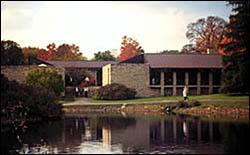
#> input picture dataset/1.jpg, 250 x 155 px; its folder holds only this picture in this run
$ python dataProcess.py
#> lines starting #> are read from the running program, lines starting #| are printed output that depends on the picture
### mySift1.py
import cv2
import numpy as np


def getGrad(img0):
    img = cv2.GaussianBlur(img0, ksize=(7,7), sigmaX=1.03) * 1.0
    cannyKerX = np.array([[-3,-10,-3],
                            [0,0,0],
                            [3,10,3]])
    cannyKerY = np.array([[-3,0,3],
                            [-10,0,10],
                            [-3,0,3]])
    grad_x = cv2.filter2D(img, ddepth=-1, kernel=cannyKerX, anchor=(-1,-1)) / 16
    grad_y = cv2.filter2D(img, ddepth=-1, kernel=cannyKerY, anchor=(-1,-1)) / 16
    grad_norm = np.power(np.add(np.power(grad_x, 2), np.power(grad_y, 2)) ,0.5)
    grad_direct = np.arctan(np.divide(grad_y, np.add(grad_x, 0.000001)))
    M = grad_norm.shape[0]
    N = grad_norm.shape[1]
    for i in range(M):
        for j in range(N):
            if grad_x[i,j] < 0:
                grad_direct[i,j] = grad_direct[i,j] + np.pi
            if grad_direct[i,j] < 0:
                grad_direct[i,j] = grad_direct[i,j] + (np.pi*2)
    tmpimg = np.array(img0)
    # cv2.imshow("grayImg", tmpimg)
    # cv2.waitKey(0)
    for i in range(0,M,10):
        for j in range(0,N,10):
            endx = i + int(np.cos(grad_direct[i,j])*5)
            endy = j + int(np.sin(grad_direct[i,j])*5)
            tmpimg = cv2.line(tmpimg, (j,i), (endy,endx), 255)
    # cv2.imshow("theGrad", tmpimg)
    # cv2.waitKey(0)
    return grad_norm, grad_direct

def subGraph(img, direct, x, y, main_direct):
    N = img.shape[0]
    M = img.shape[1]
    ret = np.zeros((16, 16))
    ret2 = np.zeros((16, 16))
    for i in range(-8,8):
        for j in range(-8,8):
            r = np.power((np.power(i,2) + np.power(j,2)), 0.5)
            theta = np.arctan(j * 1.0 / (i + 0.000001))
            if i < 0:
                theta += np.pi
            if theta < 0:
                theta += (np.pi * 2)
            theta += main_direct
            if theta > (np.pi * 2):
                theta -= (np.pi * 2)
            rx = x * 1.0 + r * np.cos(theta)
            ry = y * 1.0 + r * np.sin(theta)
            rx = min(int(np.rint(rx)), N-1)
            rx = max(rx, 0)
            ry = min(int(np.rint(ry)), M-1)
            ry = max(ry, 0)
            ret[i+8, j+8] = img[rx, ry]
            ret2[i+8, j+8] = direct[rx, ry] - main_direct
            if ret2[i+8, j+8] < 0:
                ret2[i+8, j+8] = ret2[i+8, j+8] + (np.pi * 2)
    return ret, ret2

def getKPandDES(img, MaxCorner):
    M = img.shape[0]
    N = img.shape[1]
    kp = cv2.goodFeaturesToTrack(img, maxCorners=MaxCorner,
        qualityLevel=0.03, minDistance=10)
    kp = kp.tolist()
    MaxCorner = len(kp)
    des = np.zeros((MaxCorner, 128))
    grad_norm, grad_direct = getGrad(img)
    main_direct_list = [0.0] * MaxCorner
    for ip in range(MaxCorner):
        p = kp[ip]
        y = int(p[0][0])
        x = int(p[0][1])
        if ((x - 8 < 1) or (x + 8 > M - 1)
            or (y - 8 < 1) or (y + 8 > N - 1)):
            continue
        sub_norm = np.array(grad_norm[x-8:x+8,y-8:y+8])
        sub_direct = np.array(grad_direct[x-8:x+8,y-8:y+8])
        main_direct_bin = np.zeros((1,36))
        for i in range(16):
            for j in range(16):
                ind = int(sub_direct[i,j] * 18 / np.pi)
                main_direct_bin[0,ind] += sub_norm[i,j]
        main_direct = np.argmax(main_direct_bin) * (np.pi/18) + (np.pi/36)
        sub_norm, sub_direct = subGraph(grad_norm, grad_direct, x, y, main_direct)
        main_direct_list[ip] = main_direct
        deslist = [0.0] * 128
        for i in range(16):
            for j in range(16):
                ind = (((i // 4) * 4) + (j // 4)) * 8
                ind += int(sub_direct[i,j] * 4 / np.pi)
                deslist[ind] += sub_norm[i,j]
        des[ip,:] = np.reshape(np.array(deslist), (1,128))
    img_tmp = np.array(img)
    for ip in range(MaxCorner):
        begy = int(kp[ip][0][0])
        begx = int(kp[ip][0][1])
        endy = begy + int(30 * np.sin(main_direct_list[ip]))
        endx = begx + int(30 * np.cos(main_direct_list[ip]))
        img_tmp = cv2.line(img_tmp, (begy, begx), (endy, endx), 255, 2)
    # cv2.imshow("Direction", img_tmp)
    # cv2.waitKey(0)
    kplist = []
    for i in range(MaxCorner):
        x = kp[i][0][0]
        y = kp[i][0][1]
        kplist.append(cv2.KeyPoint(x, y, _size=grad_norm[int(y),int(x)]))
    return kplist, np.array(des, dtype=np.float32)

def getIMGpyramid(img):
    res = [img]
    M = img.shape[0]
    N = img.shape[1]
    minMN = min(M, N)
    maxMN = max(M, N)
    while minMN >= 96:
        nxt = cv2.resize(res[-1], (0,0), fx=0.8, fy=0.8)
        res.append(nxt)
        M = res[-1].shape[0]
        N = res[-1].shape[1]
        minMN = min(M, N)
    while maxMN <= 960:
        nxt = cv2.resize(res[0], (0,0), fx=1.25, fy=1.25)
        res.insert(0, nxt)
        M = res[0].shape[0]
        N = res[0].shape[1]
        maxMN = max(M, N)
    return res

# [25 lines left out: function drawKPDES, not called in this run]

### dataProcess.py
import cv2
import numpy as np
from mySift1 import *
import os
import pickle as pk

def getValidFileName(s):
    l = []
    for c in s:
        if ((c >= '0' and c <= '9') or
            (c >= 'a' and c <= 'z') or (c >= 'A' and c <= 'Z')):
            l.append(c)
    return ''.join(l)

def siftOnGraph(imgName):
#> called with imgName = './dataset/1.jpg'
    print("Processing {0} ...".format(imgName))
    img_data_color = cv2.imread(imgName, cv2.IMREAD_COLOR)
#> img_data_color is the input picture: shape (155, 250, 3); mean B, G, R 95.5, 102.7, 113.7
    img_data = cv2.imread(imgName, cv2.IMREAD_GRAYSCALE)
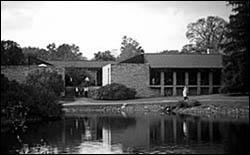
#> img_data: shape (155, 250); min 0, max 255, mean 105.2
    dataImgL = getIMGpyramid(img_data)
#> the loop in getIMGpyramid, `while minMN >= 96:` made 3 passes
#> pass 1, in getIMGpyramid, `nxt = cv2.resize(res[-1], (0,0), fx=0.8, fy=0.8)`:
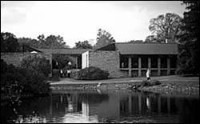
#> nxt: shape (124, 200); min 0, max 255, mean 104.9
#> pass 3, in getIMGpyramid, `nxt = cv2.resize(res[-1], (0,0), fx=0.8, fy=0.8)`:
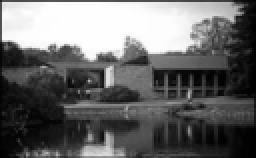
#> nxt: shape (79, 128) (shown 2 times larger); min 0, max 255, mean 104.6
#> after the loop in getIMGpyramid, `while minMN >= 96:`: res = 4 items
#> the loop in getIMGpyramid, `while maxMN <= 960:` made 7 passes
#> pass 1, in getIMGpyramid, `nxt = cv2.resize(res[0], (0,0), fx=1.25, fy=1.25)`:
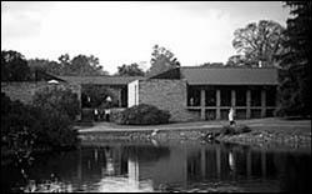
#> nxt: shape (194, 312); min 0, max 255, mean 105.1
#> pass 2, in getIMGpyramid, `nxt = cv2.resize(res[0], (0,0), fx=1.25, fy=1.25)`:
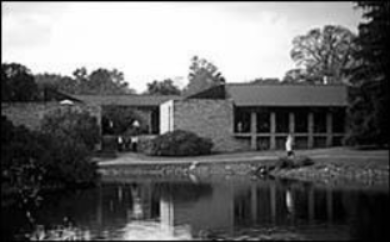
#> nxt: shape (242, 390); min 0, max 255, mean 105.1
#> after the loop in getIMGpyramid, `while maxMN <= 960:`: res = 11 items
#> dataImgL = 11 items
    KPDESlist = []
    for j in range(len(dataImgL)):
        img_data = dataImgL[j]
        kp2, des2 = getKPandDES(img_data, 200)
        kp2list = []
        for k in range(len(kp2)):
            kp2list.append((kp2[k].pt[0], kp2[k].pt[1], kp2[k].size))
        KPDESlist.append({"kp":kp2list, "des":des2, "gsize":img_data.shape})
#> this loop made 1 pass
#> MaxCorner in getKPandDES on pass 1: 200
#> pass 1, in getGrad, `grad_x = cv2.filter2D(img, ddepth=-1, kernel=cannyKerX, anchor=(-1,-1)..`:
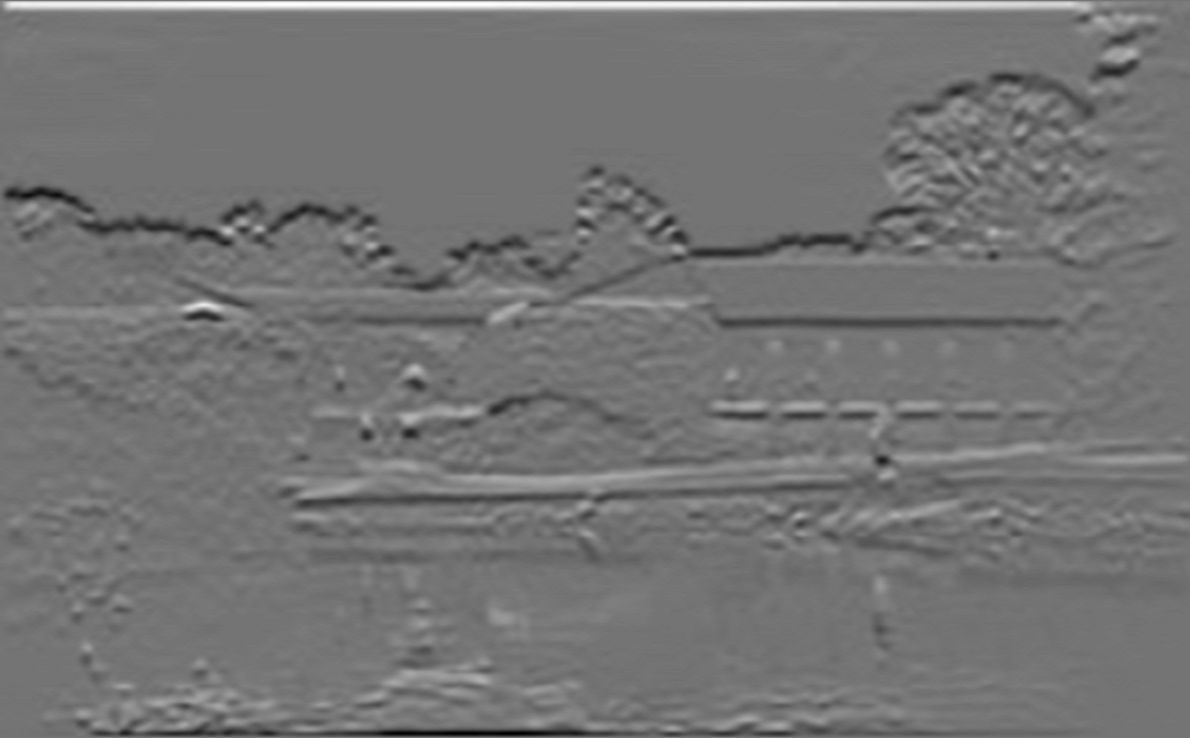
#> grad_x: shape (738, 1190) float64; min -53, max 63, mean 0; drawn with min black and max white
#> pass 1, in getGrad, `grad_y = cv2.filter2D(img, ddepth=-1, kernel=cannyKerY, anchor=(-1,-1)..`:
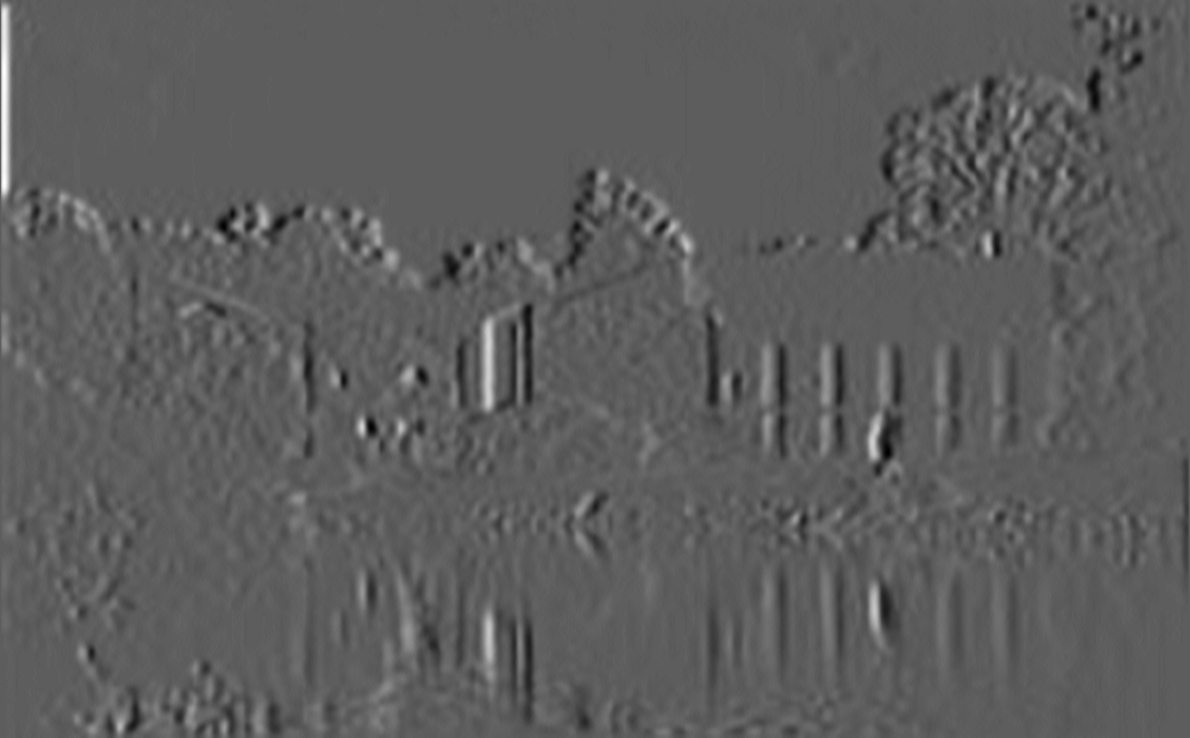
#> grad_y: shape (738, 1190) float64; min -36.44, max 63, mean 0; drawn with min black and max white
#> after the loop, KPDESlist = []
    pkname = os.path.join("./dataset", getValidFileName(imgName))
    pkfile = open(pkname+".pkl", "wb")
    ob = {"img":img_data_color, "filename":imgName, "KPDESlist":KPDESlist}
    pk.dump(ob, pkfile)
    pkfile.close()

if __name__=="__main__":
    rootPath = "./dataset"
    for dirpath, dirnames, filenames in os.walk(rootPath):
        for filename in filenames:
            filename = os.path.join(dirpath, filename)
#> (the run stopped early here; a loop or call above may not have finished)

$ run again, on dataset/5.jpg
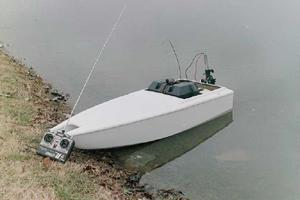
#> input picture dataset/5.jpg, 300 x 200 px
#> in siftOnGraph, img_data_color is the input picture: shape (200, 300, 3); mean B, G, R 142.1, 147.2, 146.9
#> after the loop in getIMGpyramid, `while minMN >= 96:`: res = 5 items
#> after the loop in getIMGpyramid, `while maxMN <= 960:`: res = 11 items
#> the loop in siftOnGraph, `for j in range(len(dataImgL)):` made 1 pass
#> MaxCorner in getKPandDES on pass 1: 200
#> pass 1, in getGrad, `grad_x = cv2.filter2D(img, ddepth=-1, kernel=cannyKerX, anchor=(-1,-1)..`:
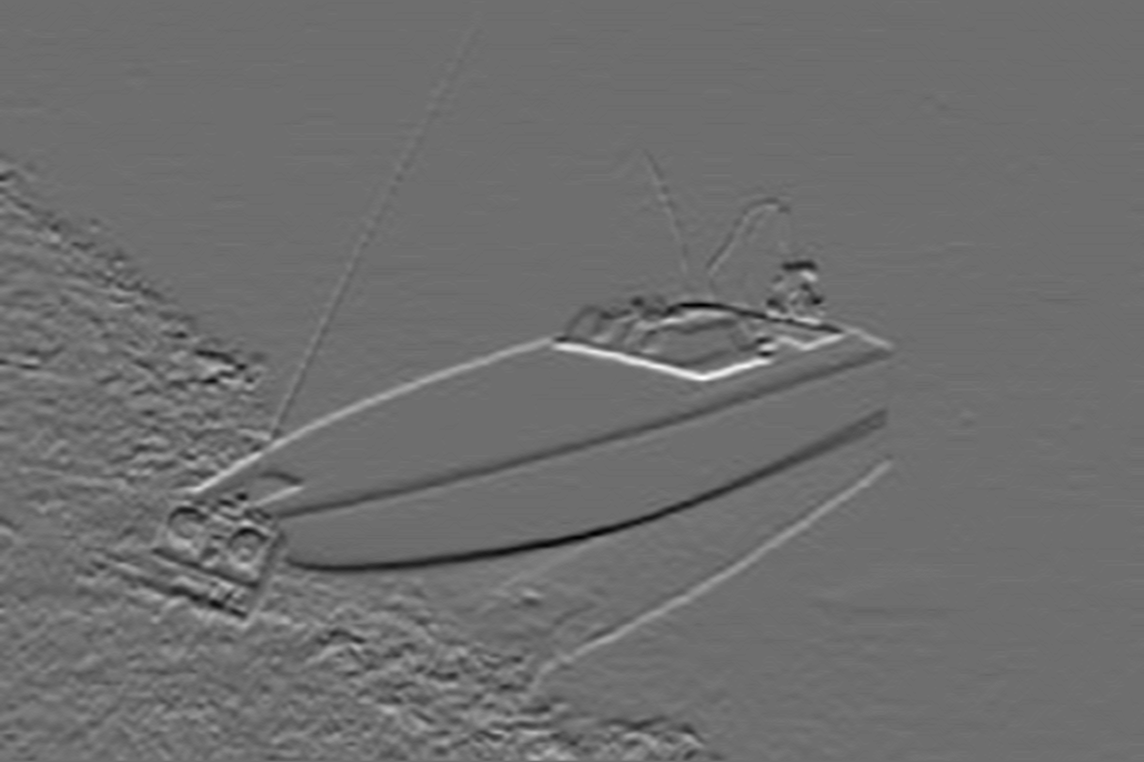
#> grad_x: shape (762, 1144) float64; min -42, max 54.62, mean -0.1; drawn with min black and max white
#> pass 1, in getGrad, `grad_y = cv2.filter2D(img, ddepth=-1, kernel=cannyKerY, anchor=(-1,-1)..`:
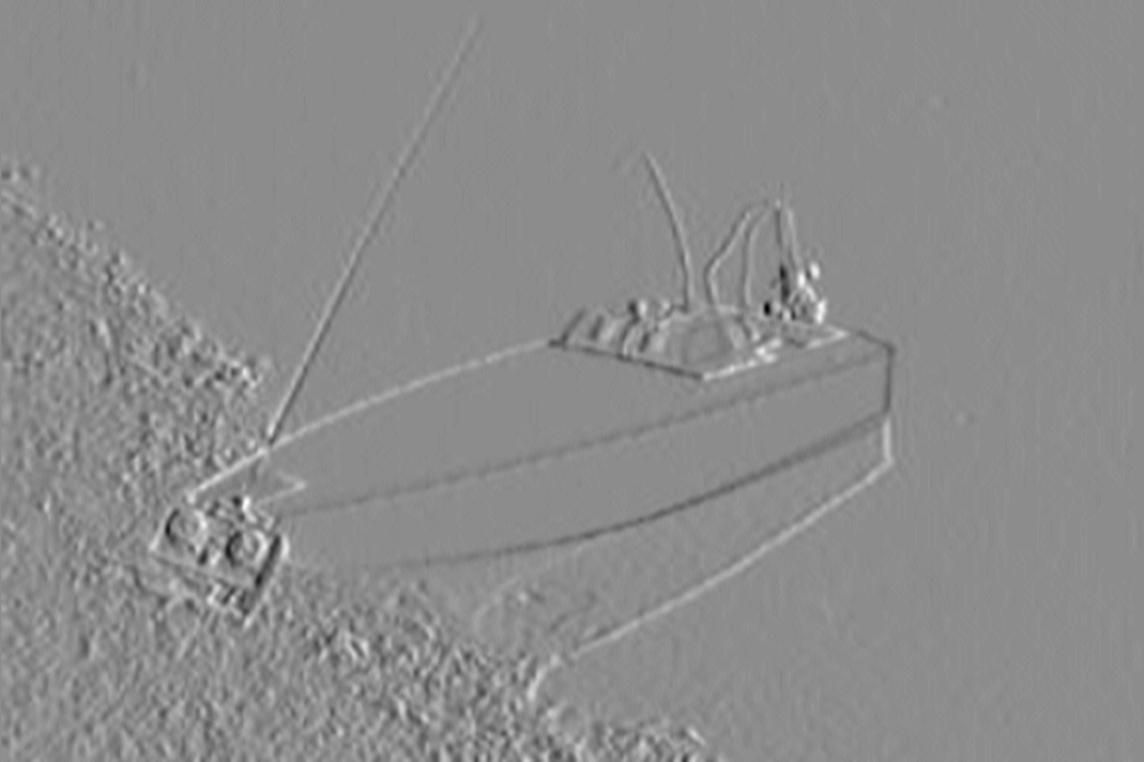
#> grad_y: shape (762, 1144) float64; min -42.81, max 34.81, mean 0; drawn with min black and max white
#> after the loop in siftOnGraph, `for j in range(len(dataImgL)):`: KPDESlist = []

$ run again, on dataset/2.jpg
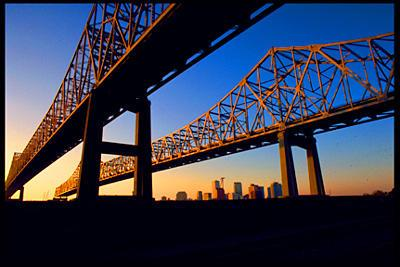
#> input picture dataset/2.jpg, 400 x 267 px
#> in siftOnGraph, img_data_color is the input picture: shape (267, 400, 3); mean B, G, R 79.7, 60.2, 55.7
#> after the loop in getIMGpyramid, `while minMN >= 96:`: res = 6 items
#> after the loop in getIMGpyramid, `while maxMN <= 960:`: res = 10 items
#> the loop in siftOnGraph, `for j in range(len(dataImgL)):` made 1 pass
#> MaxCorner in getKPandDES on pass 1: 200
#> pass 1, in getGrad, `img = cv2.GaussianBlur(img0, ksize=(7,7), sigmaX=1.03) * 1.0`:
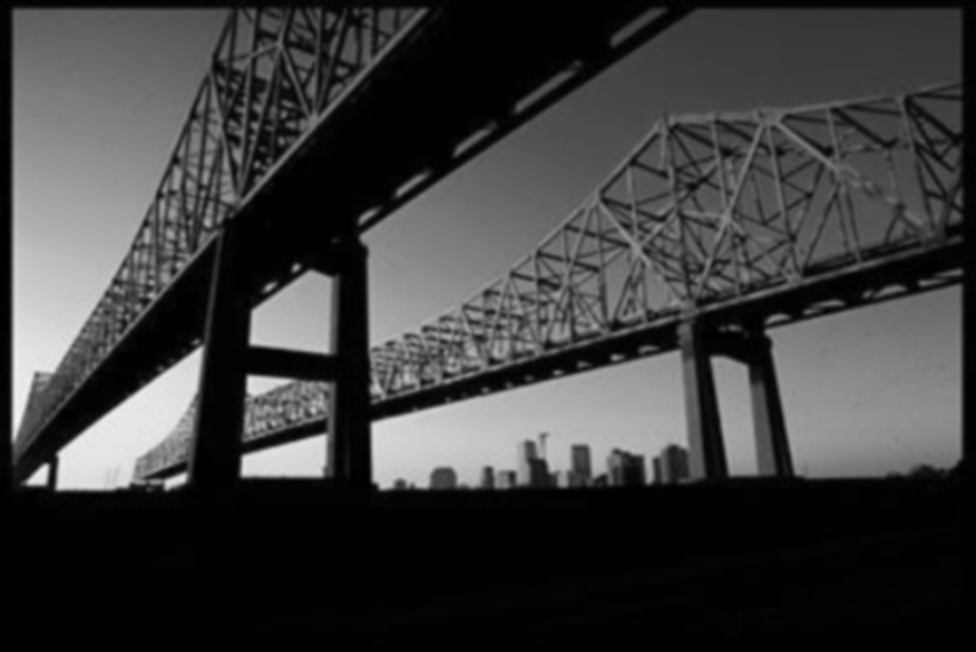
#> img: shape (652, 976) float64; min 0, max 243, mean 60.5
#> pass 1, in getGrad, `grad_y = cv2.filter2D(img, ddepth=-1, kernel=cannyKerY, anchor=(-1,-1)..`:
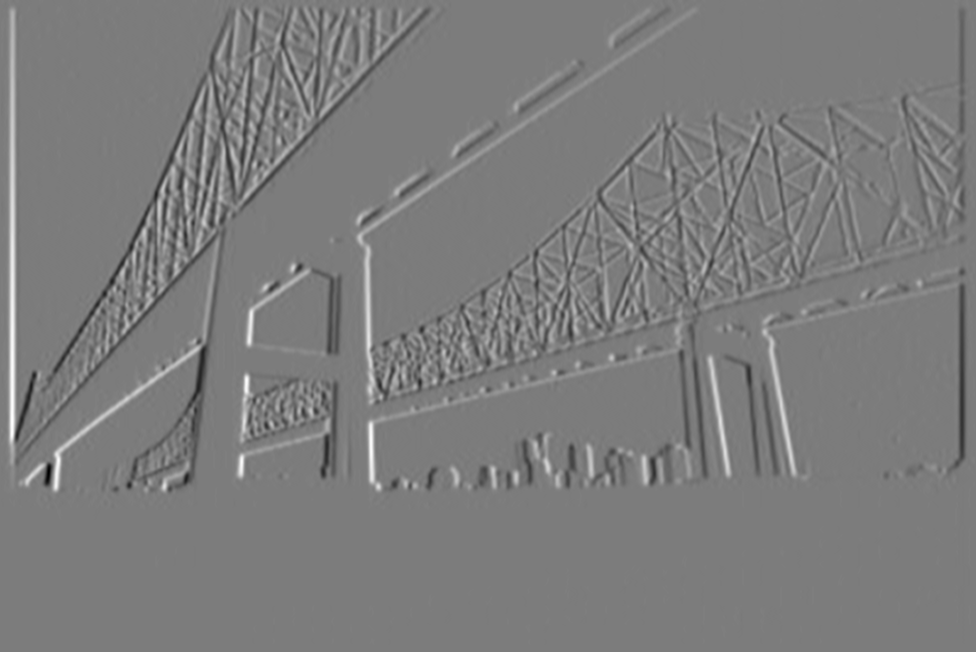
#> grad_y: shape (652, 976) float64; min -89, max 93, mean 0; drawn with min black and max white
#> after the loop in siftOnGraph, `for j in range(len(dataImgL)):`: KPDESlist = []

$ run again, on dataset/3.jpg
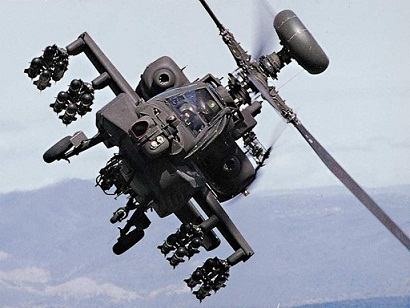
#> input picture dataset/3.jpg, 410 x 308 px
#> in siftOnGraph, img_data_color is the input picture: shape (308, 410, 3); mean B, G, R 170.9, 158.1, 152.2
#> after the loop in getIMGpyramid, `while minMN >= 96:`: res = 7 items
#> after the loop in getIMGpyramid, `while maxMN <= 960:`: res = 11 items
#> the loop in siftOnGraph, `for j in range(len(dataImgL)):` made 1 pass
#> MaxCorner in getKPandDES on pass 1: 200
#> pass 1, in getGrad, `grad_y = cv2.filter2D(img, ddepth=-1, kernel=cannyKerY, anchor=(-1,-1)..`:
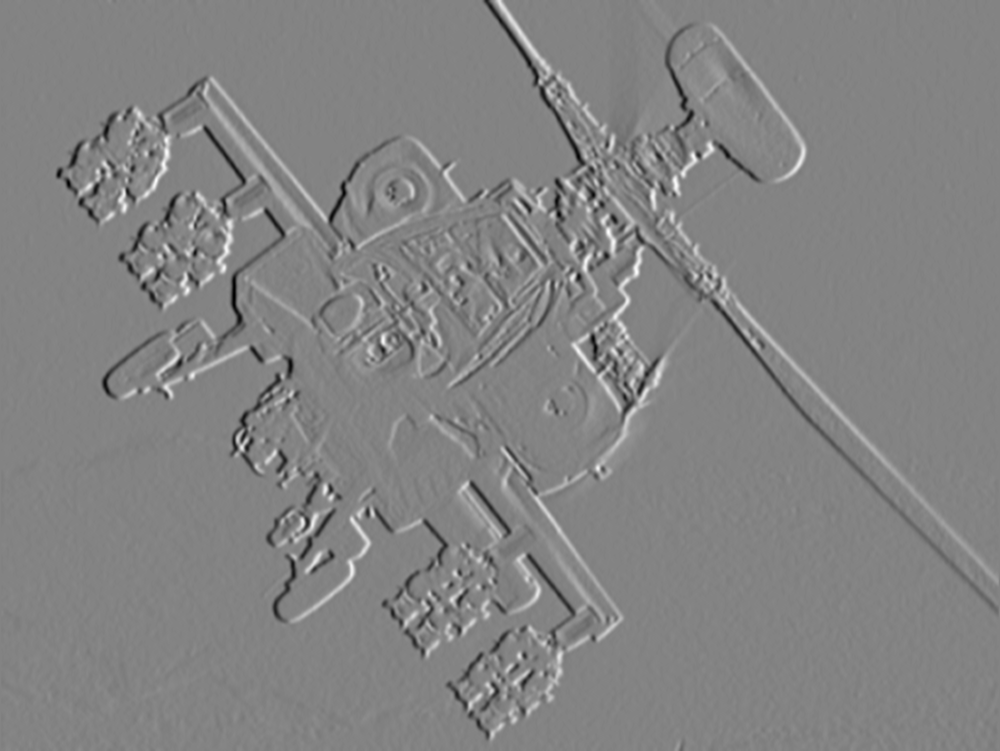
#> grad_y: shape (751, 1000) float64; min -93.81, max 88.25, mean 0; drawn with min black and max white
#> after the loop in siftOnGraph, `for j in range(len(dataImgL)):`: KPDESlist = []
